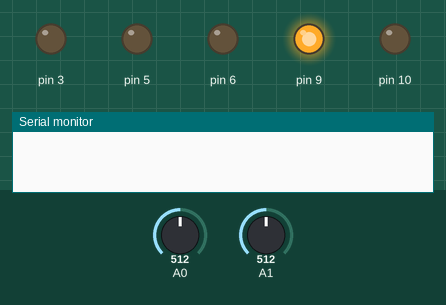
Recording of a sketch running on a simulated Arduino Uno, built with avr-gcc and run on an emulated ATmega328P. Shown: output pins drawn as LEDs (lit = HIGH), the last lines printed to the serial monitor. Inputs (shaded band) come from the test bench; at power-on: A0 = 512, A1 = 512.

Above: at 0.1 s.
At 1.0 s:
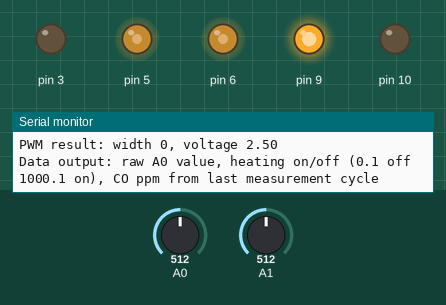
At 1.7 s:
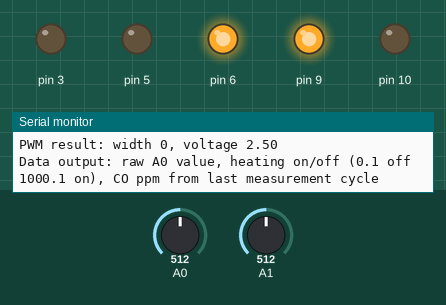
At 40.62 s:
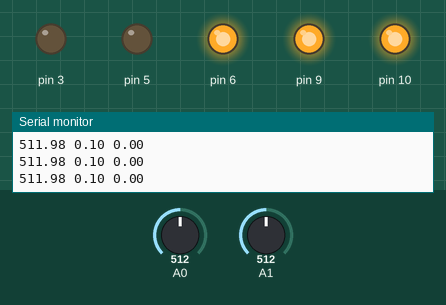
Timing chart, 0 to 41.5 s (numbered marks = the images above):
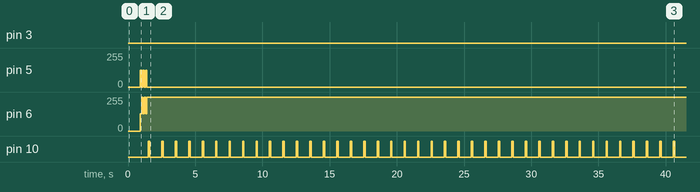

Measured:
- by itself, pin 10: alternates HIGH for 0.10 s and LOW for 0.90 s

The sketch:

MQ_7.ino
```cpp
int time_scale = 8; //time scale: we altered main system timer, so now all functions like millis(), delay() etc
//will think that time moves 8 times faster than it really is
//to correct that, we use time_scale variable:
//in order to make delay for 1 second, now
//we call delay(1000*time_scale)

void setTimer0PWM(byte chA, byte chB) //pins D5 and D6
{
  TCCR0A = 0b10110011; //OCA normal,OCB inverted, fast pwm
  TCCR0B = 0b010; //8 prescaler - instead of system's default 64 prescaler - thus time moves 8 times faster
  OCR0A = chA; //0..255
  OCR0B = chB;
}


void setTimer2PWM(byte chA, byte chB) //pins D11 and D3
{
  TCCR2A = 0b10100011; //OCA,OCB, fast pwm
  TCCR2B = 0b001; //no prescaler
  OCR2A = chA; //0..255
  OCR2B = chB;
}

void setTimer1PWM(int chA, int chB) //pins D9 and D10
{
  TCCR1A = 0b10100011; //OCA,OCB, fast pwm
  TCCR1B = 0b1001; //no prescaler
  OCR1A = chA; //0..1023
  OCR1B = chB;
}

float opt_voltage = 0;
byte opt_width = 240; //default reasonable value

void pwm_adjust()
//this function tries various PWM cycle widths and prints resulting
//voltage for each attempt, then selects best fitting one and
//this value is used in the program later
{
  float previous_v = 5.0; //voltage at previous attempt
  float raw2v = 5.0 / 1024.0;//coefficient to convert Arduino's
  //analogRead result into voltage in volts
  for(int w = 0; w < 250; w++)
  {
    setTimer2PWM(0, w);
    float avg_v = 0;
    for(int x = 0; x < 100; x ++) //measure over about 100ms to ensure stable result
    {
      avg_v += analogRead(A1);
      delay(time_scale);
    }
    avg_v *= 0.01;
    avg_v *= raw2v;
    Serial.print("adjusting PWM w=");
    Serial.print(w);
    Serial.print(", V=");
    Serial.println(avg_v);
    if(avg_v < 3.6 && previous_v > 3.6) //we found optimal width
    {
      float dnew = 3.6 - avg_v; //now we need to find if current one
      float dprev = previous_v - 3.6;//or previous one is better
      if(dnew < dprev) //if new one is closer to 1.4 then return it
      {
        opt_voltage = avg_v;
        opt_width = w;
        return;
      }
      else //else return previous one
      {
        opt_voltage = previous_v;
        opt_width = w-1;
        return;
      }
    }
    previous_v = avg_v;
  }
}

float alarm_ppm_threshold = 100; //threshold CO concentration for buzzer alarm to be turned on,
float red_threshold = 40; //threshold when green LED is turned on red turns on
float reference_resistor_kOhm = 10.0; //fill correct resisor value if you are using not 10k reference

float sensor_reading_clean_air = 620; //fill raw sensor value at the end of measurement phase (before heating starts) in clean air here! That is critical for proper calculation
float sensor_reading_100_ppm_CO = -1; //if you can measure it
//using some CO meter or precisely calculated CO sample, then fill it here
//otherwise leave -1, default values will be used in this case

float sensor_100ppm_CO_resistance_kOhm; //calculated from sensor_reading_100_ppm_CO variable
float sensor_base_resistance_kOhm; //calculated from sensor_reading_clean_air variable

byte phase = 0; //1 - high voltage, 0 - low voltage, we start from measuring
unsigned long prev_ms = 0; //milliseconds in previous cycle
unsigned long sec10 = 0; //this timer is updated 10 times per second,
//when it will overflow, program might freeze or behave incorrectly.
//It will happen only after ~13 years of operation. Still,
//if you'll ever use this code in industrial application,
//please take care of overflow problem
unsigned long high_on = 0; //time when we started high temperature cycle
unsigned long low_on = 0; //time when we started low temperature cycle
unsigned long last_print = 0; //time when we last printed message in serial

float sens_val = 0; //current smoothed sensor value
float last_CO_ppm_measurement = 0; //CO concentration at the end of previous measurement cycle

float raw_value_to_CO_ppm(float value)
{
  if(value < 1) return -1; //wrong input value
  sensor_base_resistance_kOhm = reference_resistor_kOhm * 1023 / sensor_reading_clean_air - reference_resistor_kOhm;
  if(sensor_reading_100_ppm_CO > 0)
  {
    sensor_100ppm_CO_resistance_kOhm = reference_resistor_kOhm * 1023 / sensor_reading_100_ppm_CO - reference_resistor_kOhm;
  }
  else
  {
    sensor_100ppm_CO_resistance_kOhm = sensor_base_resistance_kOhm * 0.25;
//UPDATED: when checked on a CO meter, it seems that sensor corresponds to
//the datasheet pretty well
  }
  float sensor_R_kOhm = reference_resistor_kOhm * 1023 / value - reference_resistor_kOhm;
  float R_relation = sensor_100ppm_CO_resistance_kOhm / sensor_R_kOhm;
  float CO_ppm = 134 * R_relation - 35;
  if(CO_ppm < 0) CO_ppm = 0;
  return CO_ppm;
}

void startMeasurementPhase()
{
  phase = 0;
  low_on = sec10;
  setTimer2PWM(0, opt_width);
}

void startHeatingPhase()
{
  phase = 1;
  high_on = sec10;
  setTimer2PWM(0, 255);
}
void setLEDs(int br_green, int br_red)
{
  if(br_red < 0) br_red = 0;
  if(br_red > 100) br_red = 100;
  if(br_green < 0) br_green = 0;
  if(br_green > 100) br_green = 100;

  float br = br_red;
  br *= 0.01;
  br = (exp(br)-1) / 1.7183 * 1023.0;
  float bg = br_green;
  bg *= 0.01;
  bg = (exp(bg)-1) / 1.7183 * 1023.0;
  if(br < 0) br = 0;
  if(br > 1023) br = 1023;
  if(bg < 0) bg = 0;
  if(bg > 1023) bg = 1023;

  setTimer1PWM(1023-br, 1023-bg);
}
void buzz_on()
{
  setTimer0PWM(128, 128);
}
void buzz_off()
{
  setTimer0PWM(255, 255);
}
void buzz_beep()
{
  byte sp = sec10%15;
  if(sp == 0)
    buzz_on();
  if(sp == 1)
    buzz_off();
  if(sp == 2)
    buzz_on();
  if(sp == 3)
    buzz_off();
  if(sp == 4)
    buzz_on();
  if(sp == 5)
    buzz_off();
}

void setup() {

//WARNING! Each sensor is different!
//You MUST calibrate sensor manually and
//set proper sensor_reading_clean_air value before using
//it for any practical purpose!

  pinMode(5, OUTPUT);
  pinMode(6, OUTPUT);
  pinMode(3, OUTPUT);
  pinMode(9, OUTPUT);
  pinMode(10, OUTPUT);
  pinMode(A0, INPUT);
  pinMode(A1, INPUT);
  setTimer1PWM(1023, 0);
  analogReference(DEFAULT);
  Serial.begin(9600);

  pwm_adjust();

  Serial.print("PWM result: width ");
  Serial.print(opt_width);
  Serial.print(", voltage ");
  Serial.println(opt_voltage);
  Serial.println("Data output: raw A0 value, heating on/off (0.1 off 1000.1 on), CO ppm from last measurement cycle");
  //beep buzzer in the beginning to indicate that it works
  buzz_on();
  delay(100*time_scale);
  buzz_off();
  delay(100*time_scale);
  buzz_on();
  delay(100*time_scale);
  buzz_off();
  delay(100*time_scale);
  buzz_on();
  delay(100*time_scale);
  buzz_off();
  delay(100*time_scale);

  startMeasurementPhase(); //start from measurement
}

void loop()
{

//WARNING! Each sensor is different!
//You MUST calibrate sensor manually and
//set proper sensor_reading_clean_air value before using
//it for any practical purpose!

  unsigned long ms = millis();
  int dt = ms - prev_ms;

//this condition runs 10 times per second, even if millis()
//overflows - which is required for long-term stability
//when millis() overflows, this condition will run after less
//than 0.1 seconds - but that's fine, since it happens only once
//per several days
  if(dt > 100*time_scale || dt < 0)
  {
    prev_ms = ms; //store previous cycle time
    sec10++; //increase 0.1s counter
    if(sec10%10 == 1) //we want LEDs to blink periodically
    {
      setTimer1PWM(1023, 1023); //blink LEDs once per second
      //use %100 to blink once per 10 seconds, %2 to blink 5 times per second
    }
    else //all other time we calculate LEDs and buzzer state
    {
      int br_red = 0, br_green = 0; //brightness from 1 to 100, setLEDs function handles converting it into timer settings
      if(last_CO_ppm_measurement <= red_threshold) //turn green LED if we are below 30 PPM
      {//the brighter it is, the lower concentration is
        br_red = 0; //turn off red
        br_green = (red_threshold - last_CO_ppm_measurement)*100.0/red_threshold; //the more negative is concentration, the higher is value
        if(br_green < 1) br_green = 1; //don't turn off completely
      }
      else //if we are above threshold, turn on red one
      {
        br_green = 0; //keep green off
        br_red = (last_CO_ppm_measurement-red_threshold)*100.0/red_threshold; //the higher is concentration, the higher is this value
        if(br_red < 1) br_red = 1; //don't turn off completely
      }

      if(last_CO_ppm_measurement > alarm_ppm_threshold) //if at 50 seconds of measurement cycle we are above threshold
        buzz_beep();
      else
        buzz_off();

      setLEDs(br_green, br_red); //set LEDs brightness
    }
  }
  if(phase == 1 && sec10 - high_on > 600) //60 seconds of heating ended?
    startMeasurementPhase();
  if(phase == 0 && sec10 - low_on > 900) //90 seconds of measurement ended?
  {
    last_CO_ppm_measurement = raw_value_to_CO_ppm(sens_val);
    startHeatingPhase();
  }

  float v = analogRead(A0); //reading value
  sens_val *= 0.999; //applying exponential averaging using formula
  sens_val += 0.001*v; // average = old_average*a + (1-a)*new_reading
  if(sec10 - last_print > 9) //print measurement result into serial 2 times per second
  {
    last_print = sec10;
    Serial.print(sens_val);
    Serial.print(" ");
    Serial.print(0.1 + phase*1000);
    Serial.print(" ");
    Serial.println(last_CO_ppm_measurement);
  }
}
```
